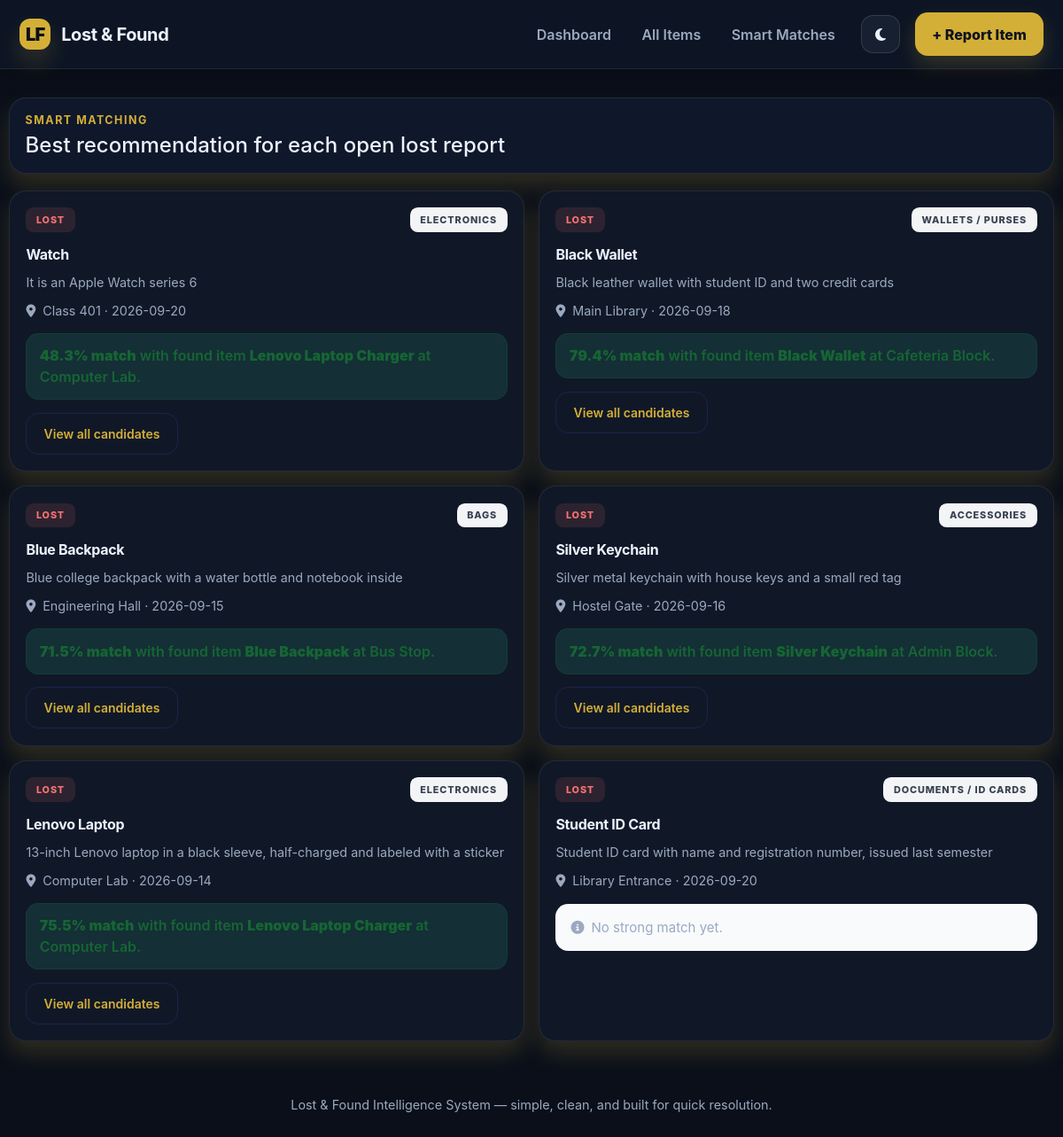
Page /matches on the earlier database version.
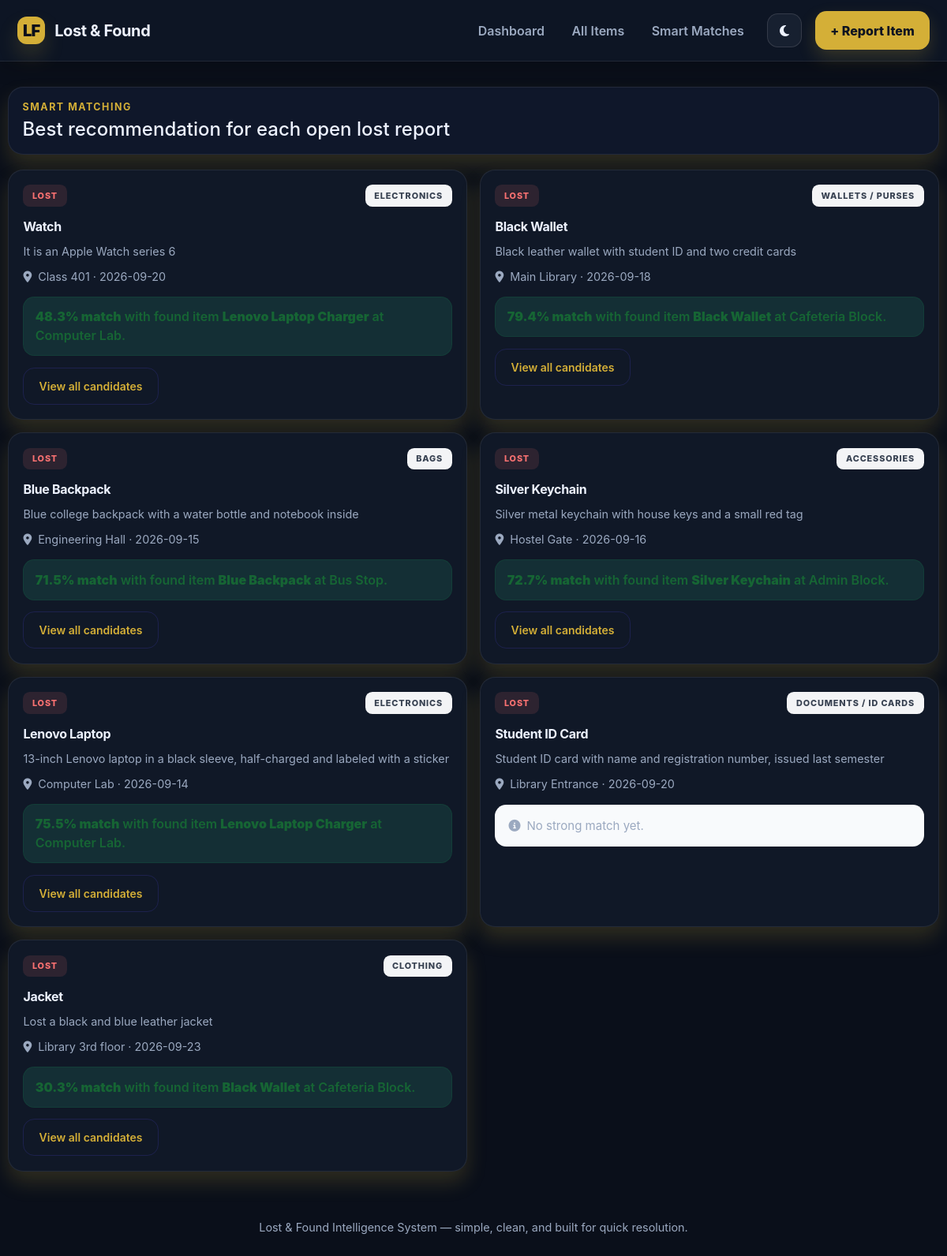
Same page on the later database version.
### tables this page shows
CREATE TABLE items (
            id            INTEGER PRIMARY KEY AUTOINCREMENT,
            item_type     TEXT    NOT NULL CHECK (item_type IN ('lost', 'found')),
            item_name     TEXT    NOT NULL,
            category      TEXT    NOT NULL,
            description   TEXT    NOT NULL,
            location      TEXT    NOT NULL,
            event_date    TEXT    NOT NULL,
            person_name   TEXT    NOT NULL,
            contact       TEXT    NOT NULL,
            status        TEXT    NOT NULL DEFAULT 'open' CHECK (status IN ('open', 'resolved')),
            created_at    TEXT    NOT NULL
        );

### app.py (the view)
@app.route("/matches")
def matches_overview():
    db = get_db()
    lost_items = db.execute("SELECT * FROM items WHERE item_type='lost' AND status='open'").fetchall()
    results = []
    for li in lost_items:
        best = find_matches_for(li, threshold=30.0, limit=1)
        results.append((li, best[0] if best else None))
    return render_template("matches.html", results=results)

### app.py (called while the page is built)
def get_db():
    if "db" not in g:
        g.db = sqlite3.connect(DB_PATH)
        g.db.row_factory = sqlite3.Row
        g.db.execute("PRAGMA foreign_keys = ON")
    return g.db

def text_similarity(a, b):
    a = (a or "").strip().lower()
    b = (b or "").strip().lower()
    if not a or not b:
        return 0.0
    return SequenceMatcher(None, a, b).ratio()

def match_score(item_a, item_b):
    name_sim = text_similarity(item_a["item_name"], item_b["item_name"])
    desc_sim = text_similarity(item_a["description"], item_b["description"])
    loc_sim = text_similarity(item_a["location"], item_b["location"])
    category_match = 1.0 if item_a["category"] == item_b["category"] else 0.0
    score = (name_sim * 0.35) + (desc_sim * 0.25) + (category_match * 0.25) + (loc_sim * 0.15)
    return round(score * 100, 1)

### templates/matches.html (shortened to what this page needs)
{% extends "base.html" %}
{% block content %}
{% if results is not none %}
  <div class="filter-shell">
    <div>
      <p class="eyebrow mb-1">Smart matching</p>
      <h4 class="mb-0">Best recommendation for each open lost report</h4>
    </div>
  </div>
  <div class="match-grid">
    {% for lost, best in results %}
    <div class="match-card">
      <div class="d-flex justify-content-between align-items-center mb-3">
        <span class="type-pill lost">Lost</span>
        <span class="category-pill">{{ lost.category }}</span>
      </div>
      <h6>{{ lost.item_name }}</h6>
      <p class="meta-text mb-2">{{ lost.description }}</p>
      <p class="meta-text mb-0"><i class="fa-solid fa-location-dot me-2"></i>{{ lost.location }} &middot; {{ lost.event_date }}</p>
      {% if best %}
        <div class="match-highlight">
          <strong>{{ best[0] }}% match</strong> with found item <strong>{{ best[1].item_name }}</strong> at {{ best[1].location }}.
        </div>
        <a href="{{ url_for('matches_for_item', item_id=lost.id) }}" class="btn btn-outline-primary btn-sm">View all candidates</a>
      {% else %}
        <div class="info-note mt-3 mb-0">
          <i class="fa-solid fa-circle-info"></i>
          <span>No strong match yet.</span>
        </div>
      {% endif %}
    </div>
    {% else %}
    <div class="empty-state">No open lost items to match right now.</div>
    {% endfor %}
  </div>
{% endif %}
{% endblock %}

Differences in the rows shown:
added items: category "CLOTHING", item_name "Jacket", description "Lost a black and blue leather jacket", location "Library 3rd floor", event_date "2026-09-23", best "30.3", item_name "Black Wallet", location "Cafeteria Block"
